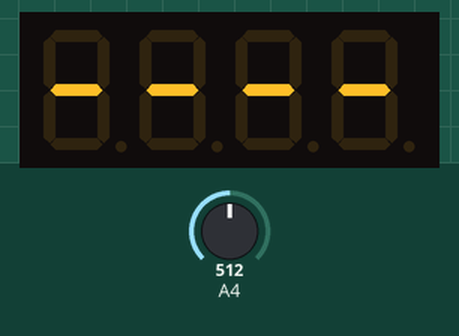
Bench run of a sketch on a simulated Arduino Uno, built with avr-gcc and run on an emulated ATmega328P. Shown: 4-digit seven-segment display. The test bench sets the inputs (shaded band); at power-on: A4 = 512. What the sketch prints to the serial monitor is not drawn.

Above: at 2.8 s.
2.9 s: A4 set to 214
5.2 s: A4 set to 195
At 7.2 s:
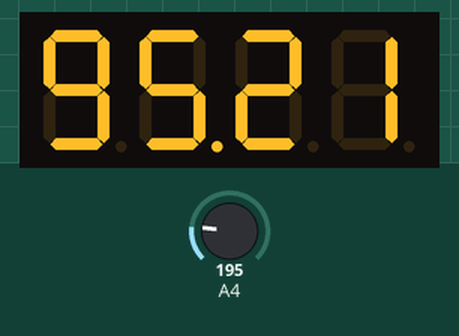
7.5 s: A4 set to 122
At 8.7 s:
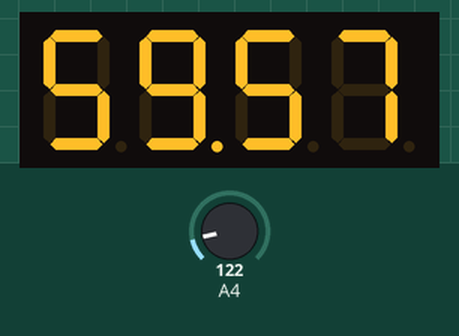
9.5 s: A4 set to 306
At 10.3 s:
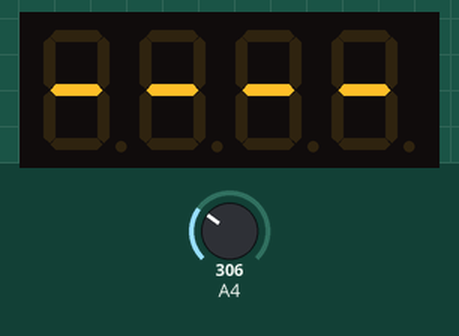
Timing chart, 0 to 12.5 s (numbered marks = the images above; inputs shaded):
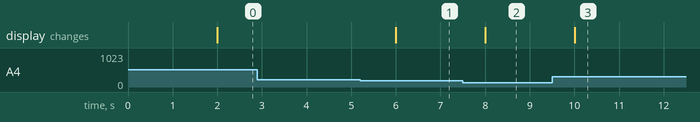

The sketch:

DeTaiLed7Doan.ino
```cpp
#include<SevSeg.h>
SevSeg sevSeg;
unsigned int myTemp;

void setup() {
  Serial.begin(9600);
  Serial.println("==================");
  Serial.println("Welcome to Nhom 3");
  Serial.println("==================");
  byte numDigits = 4;
  byte ccDPins[] = {A0, A1, A2, A3};
  byte segDPins[] = {2,3,4,5,6,7,8,9};

  //(hardwareConfig,numDigitsIn,digitPinsIn[], segmentPinsIn[],
  //resOnSegmentsIn,updateWithDelaysIn,leadingZerosIn, disableDecPoint)
  sevSeg.begin(COMMON_ANODE, numDigits, ccDPins, segDPins, false, false, false, false);
  // Thiết lập độ sáng
  sevSeg.setBrightness(100);
}

void loop() {
  // Lấy thời gian kể từ khi arduino được khởi động
  unsigned long prMillis = millis();
  while( millis() - prMillis < 2000)
  {
    // làm mới màn hình
    sevSeg.refreshDisplay();
  }
  myTemp = ChuyenDoC();
  // Thiết lập số hiển thị và lấy 2 số thập phân
  sevSeg.setNumber(myTemp, 2, LOW);
}

unsigned int ChuyenDoC()
{
  float temp = (float) 100*(5.0/1024)*analogRead(A4);

  Serial.print("Nhiet do trong phong la: ");
  // In temp (nhiệt độ) lên màn hình và lấy 2 số thập phân
  Serial.print(temp, 2);
  Serial.print(char(223));
  Serial.println("C");
  temp = 100*temp;
  return ((unsigned int)temp);
}
```

Measured:
- the behaviour switches between 205 and 204 on A4 (found by bisection; images 0 and 1)
- after the input at 2.9 s, every drawn part: stays the same
- after the input at 5.2 s, the display: changes after 0.80 s (image 1)
- after the input at 7.5 s, the display: changes after 0.50 s (image 2)
- after the input at 9.5 s, the display: changes after 0.50 s (image 3)
